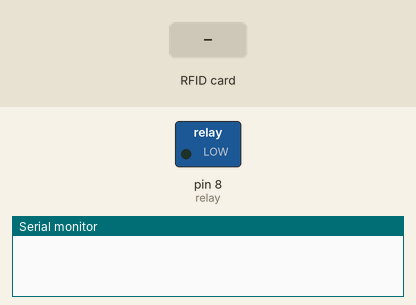
This sketch was run on a simulated Arduino Mega 2560, built with avr-gcc and run on an emulated ATmega2560. On the bench: switched loads named in the sketch (green lamp = pin HIGH), the last lines printed to the serial monitor. Inputs (shaded band) come from the test bench. Pins used as bus, display or sensor lines are not drawn.

Above: at 1.2 s.
1.3 s: RFID card 5E 7A 19 C4 held to the reader
At 3.2 s:
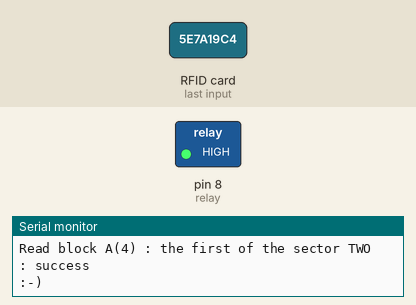
Timing chart, 0 to 4.7 s (numbered marks = the images above; inputs shaded):
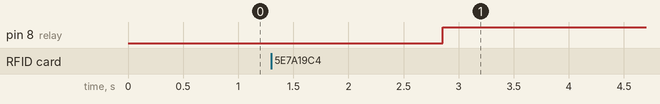

Measured:
- after the input at 1.3 s, pin 8 (relay): LOW → HIGH after 1.6 s

The sketch:

RFID_y_rele.ino
```cpp
/*
 * MFRC522 - Library to use ARDUINO RFID MODULE KIT 13.56 MHZ WITH TAGS SPI W AND R BY COOQROBOT.
 * The library file MFRC522.h has a wealth of useful info. Please read it.
 * The functions are documented in MFRC522.cpp.
 *
 * Based on code Dr.Leong   ( WWW.B2CQSHOP.COM )
 * Created by Miguel Balboa (circuitito.com), Jan, 2012.
 * Rewritten by Søren Thing Andersen (access.thing.dk), fall of 2013 (Translation to English, refactored, comments, anti collision, cascade levels.)
 *
 * Released into the public domain.
 *
 * This sample shows how to setup a block on a MIFARE Classic PICC to be in "Value Block" mode.
 * In Value Block mode the operations Increment/Decrement/Restore and Transfer can be used.
 *
 ----------------------------------------------------------------------------- empty_skull

 - Aggiunti pin per arduino Mega
 - Scritto semplice codice per la scrittura e lettura

 - add pin configuration for arduino mega
 - write simple read/write Code for new entry user

 http://mac86project.altervista.org/

 ----------------------------------------------------------------------------- Nicola Coppola
 * Pin layout should be as follows:
 * Signal     Pin              Pin               Pin
 *            Arduino Uno      Arduino Mega      MFRC522 board
 * ------------------------------------------------------------
 * Reset      9                5                 RST
 * SPI SS     10               53                SDA
 * SPI MOSI   11               51                MOSI
 * SPI MISO   12               50                MISO
 * SPI SCK    13               52                SCK
 *
 * The reader can be found on eBay for around 5 dollars. Search for "mf-rc522" on ebay.com.
 */

#include <SPI.h>
#include <MFRC522.h>

#define SS_PIN 53
#define RST_PIN 5
MFRC522 mfrc522(SS_PIN, RST_PIN);        // Create MFRC522 instance.

int relay=8;

void setup() {
        Serial.begin(9600);        // Initialize serial communications with the PC
        SPI.begin();                // Init SPI bus
        mfrc522.PCD_Init();        // Init MFRC522 card
        //Serial.println("Scan a MIFARE Classic PICC to demonstrate Value Blocks.");
        pinMode(relay,OUTPUT);
}

void loop() {

        // Prepare key - all keys are set to FFFFFFFFFFFFh at chip delivery from the factory.
        MFRC522::MIFARE_Key key;
        for (byte i = 0; i < 6; i++) {
                key.keyByte[i] = 0xFF;
        }
        // Look for new cards
        if ( ! mfrc522.PICC_IsNewCardPresent()) {
                return;
        }

        // Select one of the cards
        if ( ! mfrc522.PICC_ReadCardSerial()) {
                return;
        }
        // Now a card is selected. The UID and SAK is in mfrc522.uid.

        // Dump UID
        Serial.print("Card UID:");

        for (byte i = 0; i < mfrc522.uid.size; i++) {
                Serial.print(mfrc522.uid.uidByte[i] < 0x10 ? " 0" : " ");
                Serial.print(mfrc522.uid.uidByte[i], HEX);
        }
        Serial.println();

        // Dump PICC type
        byte piccType = mfrc522.PICC_GetType(mfrc522.uid.sak);
        Serial.print("PICC type: ");
        Serial.println(mfrc522.PICC_GetTypeName(piccType));
        if (        piccType != MFRC522::PICC_TYPE_MIFARE_MINI
                &&        piccType != MFRC522::PICC_TYPE_MIFARE_1K
                &&        piccType != MFRC522::PICC_TYPE_MIFARE_4K) {
                //Serial.println("This sample only works with MIFARE Classic cards.");
                return;
        }

        // In this sample we use the second sector (ie block 4-7). the first sector is = 0
        // scegliere settore di lettura da 0 = primo settore
        byte sector         = 1;
        // block sector 0-3(sector0) 4-7(sector1) 8-11(sector2)
        // blocchi di scrittura da 0-3(sector0) 4-7(sector1) 8-11(sector2)
        byte valueBlockA    = 4;
        byte valueBlockB    = 5;
        byte valueBlockC    = 6;
        byte trailerBlock   = 7;
        byte status;
        // Authenticate using key A.
        // avvio l'autentificazione A
        //Serial.println("Authenticating using key A...");
        status = mfrc522.PCD_Authenticate(MFRC522::PICC_CMD_MF_AUTH_KEY_A, trailerBlock, &key, &(mfrc522.uid));
        if (status != MFRC522::STATUS_OK) {
                Serial.print("PCD_Authenticate() failed: ");
                Serial.println(mfrc522.GetStatusCodeName(status));
                return;
        }
        // Authenticate using key B.
        // avvio l'autentificazione B
        //Serial.println("Authenticating again using key B...");
        status = mfrc522.PCD_Authenticate(MFRC522::PICC_CMD_MF_AUTH_KEY_B, trailerBlock, &key, &(mfrc522.uid));
        if (status != MFRC522::STATUS_OK) {
                Serial.print("PCD_Authenticate() failed: ");
                Serial.println(mfrc522.GetStatusCodeName(status));
                return;
        }

        // Writing new value block A
        // Scrivo i valori per il settore A
        Serial.println("Writing new value block A(4) : the first of the sector TWO ");
                byte value1Block[] = { 1,2,3,4,  5,6,7,8, 9,10,255,12,  13,14,15,16,   valueBlockA,~valueBlockA,valueBlockA,~valueBlockA };
                status = mfrc522.MIFARE_Write(valueBlockA, value1Block, 16);
                if (status != MFRC522::STATUS_OK) {
                        Serial.print("MIFARE_Write() failed: ");
                        Serial.println(mfrc522.GetStatusCodeName(status));
                }
        /*

        // Writing new value block B
        // Scrivo i valori per il settore B
        Serial.println("Writing new value block B");
                byte value2Block[] = { 255,255,255,255,  0,0,0,0, 0,0,0,0,  255,255,255,255,   valueBlockB,~valueBlockB,valueBlockB,~valueBlockB };
                status = mfrc522.MIFARE_Write(valueBlockB, value2Block, 16);
                if (status != MFRC522::STATUS_OK) {
                        Serial.print("MIFARE_Write() failed: ");
                        Serial.println(mfrc522.GetStatusCodeName(status));
                }

        // Writing new value block D
        // Scrivo i valori per il settore C
        Serial.println("Writing new value block C");
                byte value3Block[] = { 255,255,255,255,  0,0,0,0, 0,0,0,0,  255,255,255,255,   valueBlockC,~valueBlockC,valueBlockC,~valueBlockC };
                status = mfrc522.MIFARE_Write(valueBlockC, value3Block, 16);
                if (status != MFRC522::STATUS_OK) {
                        Serial.print("MIFARE_Write() failed: ");
                        Serial.println(mfrc522.GetStatusCodeName(status));
                }

        */


        Serial.println("Read block A(4) : the first of the sector TWO");
        byte buffer[18];
        byte size = sizeof(buffer);
        // change this: valueBlockA , for read anather block
        // cambiate valueBlockA per leggere un altro blocco
        status = mfrc522.MIFARE_Read(valueBlockA, buffer, &size);
        Serial.print("Settore : 0 Valore :");
        Serial.println(buffer[0]);
        Serial.print("Settore : 1 Valore :");
        Serial.println(buffer[1]);
        Serial.print("Settore : 2 Valore :");
        Serial.println(buffer[2]);
        Serial.print("Settore : 3 Valore :");
        Serial.println(buffer[3]);
        Serial.print("Settore : 4 Valore :");
        Serial.println(buffer[4]);
        Serial.print("Settore : 5 Valore :");
        Serial.println(buffer[5]);
        Serial.print("Settore : 6 Valore :");
        Serial.println(buffer[6]);
        Serial.print("Settore : 7 Valore :");
        Serial.println(buffer[7]);
        Serial.print("Settore : 8 Valore :");
        Serial.println(buffer[8]);
        Serial.print("Settore : 9 Valore :");
        Serial.println(buffer[9]);
        Serial.print("Settore :10 Valore :");
        Serial.println(buffer[10]);
        Serial.print("Settore :11 Valore :");
        Serial.println(buffer[11]);
        Serial.print("Settore :12 Valore :");
        Serial.println(buffer[12]);
        Serial.print("Settore :13 Valore :");
        Serial.println(buffer[13]);
        Serial.print("Settore :14 Valore :");
        Serial.println(buffer[14]);
        Serial.print("Settore :15 Valore :");
        Serial.println(buffer[15]);


        //byte value1Block[] = { 1,2,3,4,  5,6,7,8, 9,10,255,12,  13,14,15,16,   valueBlockA,~valueBlockA,valueBlockA,~valueBlockA };
        if (
        buffer[0]  == 1   &&
        buffer[1]  == 2   &&
        buffer[2]  == 3   &&
        buffer[3]  == 4   &&
        buffer[4]  == 5   &&
        buffer[5]  == 6   &&
        buffer[6]  == 7   &&
        buffer[7]  == 8   &&
        buffer[8]  == 9   &&
        buffer[9]  == 10  &&
        buffer[10] == 255 &&
        buffer[11] == 12  &&
        buffer[12] == 13  &&
        buffer[13] == 14  &&
        buffer[14] == 15  &&
        buffer[15] == 16
        ){

        // sel a scrittura è uguale alla lettura allora e stato un successo !!
        Serial.println("Read block A(4) : the first of the sector TWO : success");
        Serial.println(":-)");

        digitalWrite(relay,LOW);
        delay(1000);
        digitalWrite(relay,HIGH);

        }else{

         //  scrittura Fallita
        Serial.println("Read block A(4) : the first of the sector TWO : no match - write don't work fine ");
        Serial.println(":-( ");

        }


        // risponde successo
        //Serial.println(mfrc522.GetStatusCodeName(status));

        // Dump the result
        //mfrc522.PICC_DumpMifareClassicSectorToSerial(&(mfrc522.uid), &key, sector);

        // Halt PICC
        mfrc522.PICC_HaltA();

        // Stop encryption on PCD
        mfrc522.PCD_StopCrypto1();


}
```
